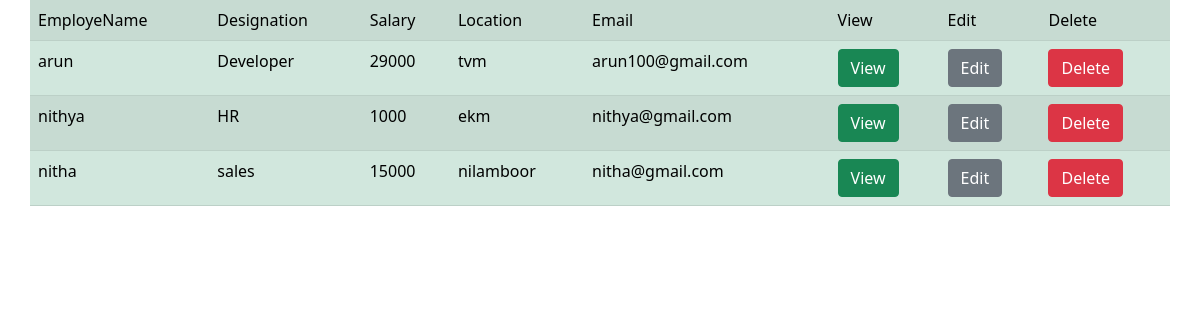
The page /employe/listemploye on the database its author committed.
### employe/models.py (models this page shows, shortened)
class Employe(models.Model):
    name=models.CharField(max_length=120)
    designation=models.CharField(max_length=120)
    salary=models.IntegerField()
    location=models.CharField(max_length=120)
    email=models.EmailField(unique=True)

### employe/views.py (the view)
# urls.py: path('listemploye',list_employes,name="listemp"),
def list_employes(request):
    employes = Employe.objects.all()
    context = {}
    context["employes"] = employes
    return render(request, "employe/listemployes.html", context)

### employe/templates/employe/listemployes.html (shortened to what this page needs)
<!DOCTYPE html>
<html lang="en">
<head>
    <link href="https://cdn.jsdelivr.net/npm/bootstrap@5.0.0-beta3/dist/css/bootstrap.min.css" rel="stylesheet">
</head>
<body>
<div class="container">
<div class="row">
<table class="table table-success table-striped">
    <tr>
        <td>EmployeName</td>
        <td>Designation</td>
        <td>Salary</td>
        <td>Location</td>
        <td>Email</td>
        <td>View</td>
        <td>Edit</td>
        <td>Delete</td>
    </tr>
    {%for employe in employes%}
    <tr>
        <td>{{employe.name}}</td>
        <td>{{employe.designation}}</td>
        <td>{{employe.salary}}</td>
        <td>{{employe.location}}</td>
        <td>{{employe.email}}</td>
        <td><a href="{%url 'detail' employe.id %}" class="btn btn-success">View</a></td>
        <td><a href="{%url 'edit'  employe.id%}" class="btn btn-secondary">Edit</a></td>
        <td><a href="{%url 'delete' employe.id%}" class="btn btn-danger">Delete</a></td>
    </tr>
    {% endfor %}
</table>
    </div>
    </div>
</body>
</html>

### rows shown on the page
Employe: name "arun", designation "Developer", salary "29000", location "tvm", email "arun100@gmail.com"
Employe: name "nithya", designation "HR", salary "1000", location "ekm", email "nithya@gmail.com"
Employe: name "nitha", designation "sales", salary "15000", location "nilamboor", email "nitha@gmail.com"
